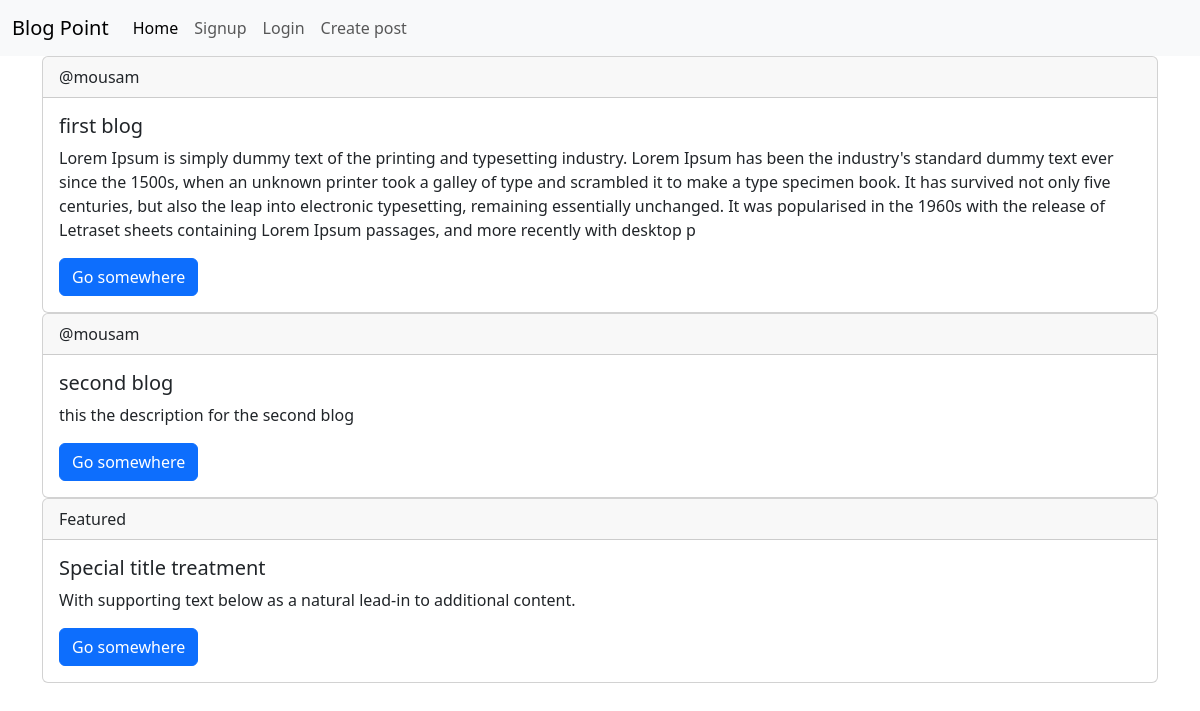
The page / on the database its author committed.
### app/models.py (models this page shows, shortened)
class Post(models.Model):
    author=models.ForeignKey(User,on_delete=models.CASCADE)
    title=models.CharField(max_length=200)
    description=models.TextField(max_length=500)
    created_at=models.DateTimeField(auto_now_add=True)

### app/views.py (the view)
# urls.py: path('', views.home,name="home"),
def home(request):
    posts=Post.objects.all()
    context={"posts":posts}
    return render(request,"app/index.html",context)

### app/templates/app/index.html (shortened to what this page needs)
{% extends "base.html" %}
    {% block content %}
    {% for post in posts %}
    <div class="card">
      <div class="card-header">
        @{{post.author}}
      </div>
      <div class="card-body">
        <h5 class="card-title">{{post.title}}</h5>
        <p class="card-text"> {{post.description}} </p>
        <a href="#" class="btn btn-primary">Go somewhere</a>
      </div>
    </div>
    {% endfor %}
    <div class="card">
      <div class="card-header">
        Featured
      </div>
      <div class="card-body">
        <h5 class="card-title">Special title treatment</h5>
        <p class="card-text">With supporting text below as a natural lead-in to additional content.</p>
        <a href="#" class="btn btn-primary">Go somewhere</a>
      </div>
    </div>
    {% endblock content %}

### templates/base.html (shortened to what this page needs)
<!DOCTYPE html>
<html lang="en">
  <head>
    <link
      href="https://cdn.jsdelivr.net/npm/bootstrap@5.3.3/dist/css/bootstrap.min.css"
      rel="stylesheet"
    />
  </head>
  <body>
    <nav class="navbar navbar-expand-lg bg-body-tertiary">
      <div class="container-fluid">
        <a class="navbar-brand" href="#">Blog Point</a>
        <div class="collapse navbar-collapse" id="navbarNav">
          <ul class="navbar-nav">
            <li class="nav-item">
              <a class="nav-link active" aria-current="page" href="{% url "home" %}">Home</a>
            </li>
            <li class="nav-item">
              <a class="nav-link" href="/signup">Signup</a>
            </li>
            <li class="nav-item">
              <a class="nav-link" href="/login">Login</a>
            </li>
            <li class="nav-item">
              <a class="nav-link" href="{% url "create_posts" %}">Create post</a>
            </li>
          </ul>
        </div>
      </div>
    </nav>
    <div class="container">
    {% block content %}
    {% endblock content %}
  </div>
  </body>
</html>

### rows shown on the page
Post: author "mousam", title "first blog", description "Lorem Ipsum is simply dummy text of the printing and typesetting industry. Lorem Ipsum has been the industry's standard dummy text ever since the 1500s, when an unknown printer took a galley of type and scrambled it to make a type specimen book. It has survived not only five centuries, but also the leap into electronic typesetting, remaining essentially unchanged. It was popularised in the 1960s with the release of Letraset sheets containing Lorem Ipsum passages, and more recently with desktop p"
Post: author "mousam", title "second blog", description "this the description for the second blog"
